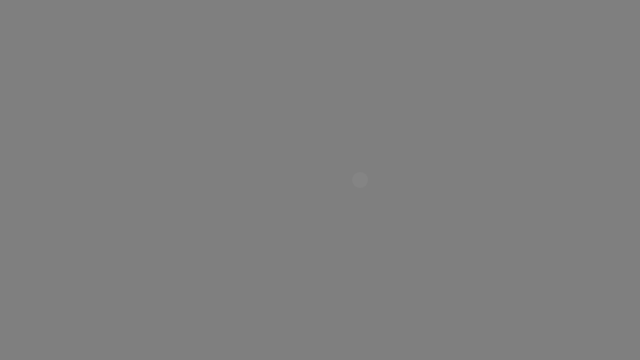
Frame 1 (no input)
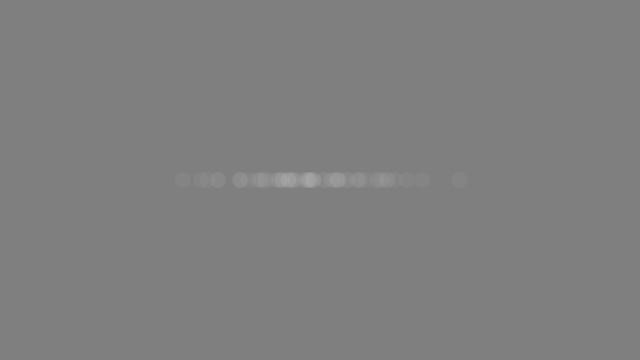
Frame 60 (no input)
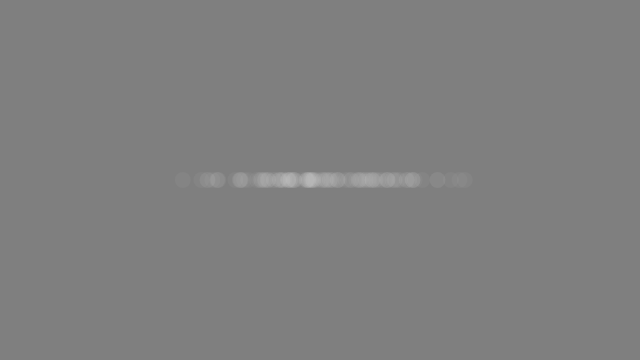
Frame 120 (the mouse pressed at the canvas centre since frame 60)

The p5.js sketch that drew these frames (run headless with seeded random() and noise() and a simulated clock; from frame 60 on, the mouse is pressed at the canvas centre):

// p5.js sketch
// ── sketch.js
function setup () {
  createCanvas(640, 360);
  background(127);
}



function draw () {
  var num = randomGaussian();
  var sd = 60;
  var mean = 320;
  // Multiply the standard deviation and add the mean
  var x = sd * num + mean;

  noStroke();
  fill(255, 10);
  ellipse(x, 180, 16, 16);
}
